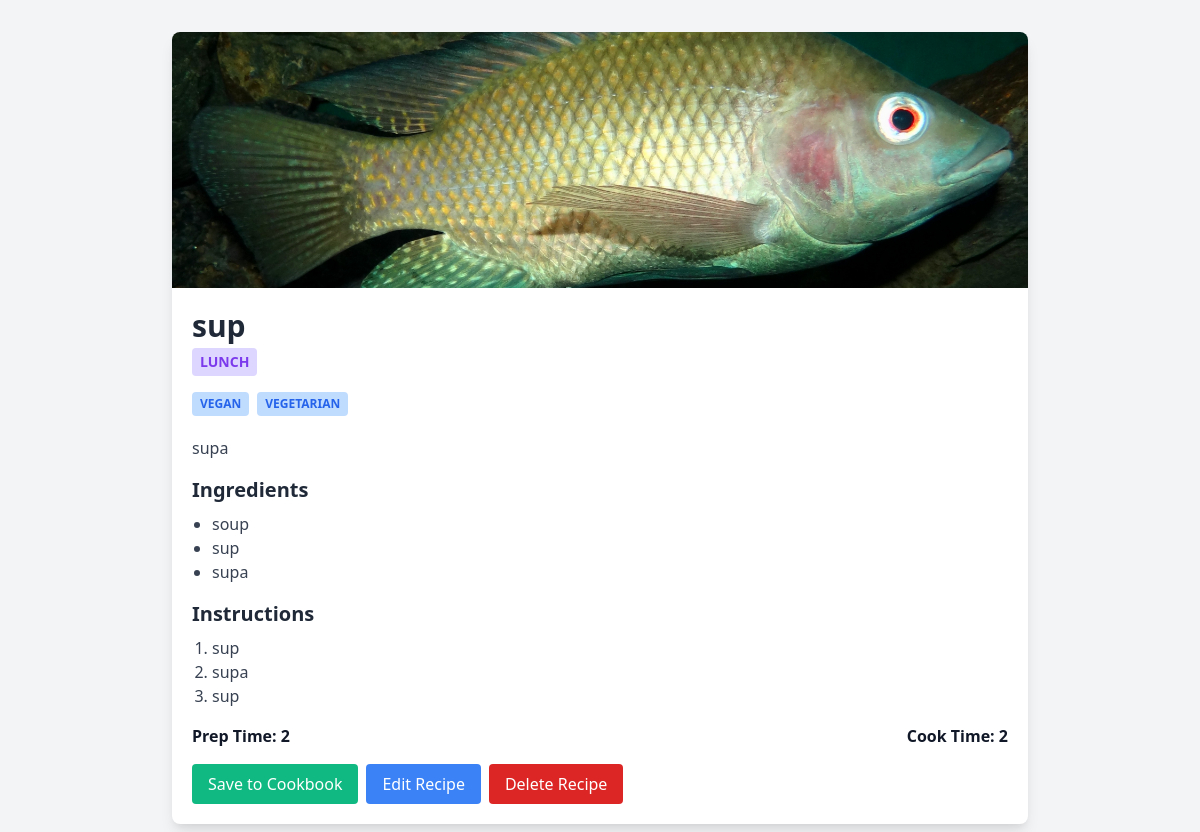
Page /recipe/sup (signed in) on the committed database.
### tables this page shows
CREATE TABLE recipe (
    recipe_id INTEGER PRIMARY KEY AUTOINCREMENT,
    recipe_name TEXT UNIQUE,
    Cuisine_ID TEXT,
    UserID INTEGER,
    recipe_description TEXT,
    prep_time INTEGER,  
    cook_time INTEGER,  
    recipe_image TEXT,  
    instructions TEXT,
    FOREIGN KEY(Cuisine_ID) REFERENCES cuisine(Cuisine_ID),
    FOREIGN KEY(UserID) REFERENCES users(Account_ID)
);

CREATE TABLE recipe_restrictions (
    recipe_name VARCHAR(80),
    RecRestriction VARCHAR(30),
    FOREIGN KEY(recipe_name) REFERENCES recipe(recipe_name),
    PRIMARY KEY (recipe_name, RecRestriction)
);

CREATE TABLE ingredients (
    recipe_name VARCHAR(80),
    ingredient_name VARCHAR(80),
    ingredient_type VARCHAR(30),
    FOREIGN KEY(recipe_name) REFERENCES recipe(recipe_name),
    PRIMARY KEY (recipe_name, ingredient_name)
);

### app.py (the view)
@app.route('/recipe/<slug>')
def view_recipe(slug):
    conn = get_db_connection()
    try:
        recipe_title = slug.replace("-", " ")
        recipe = conn.execute('SELECT * FROM recipe WHERE recipe_name = ?', (recipe_title,)).fetchone()
        ingredients = conn.execute('SELECT ingredient_name FROM ingredients WHERE recipe_name = ?', (recipe_title,)).fetchall()
        tags = conn.execute('SELECT RecRestriction FROM recipe_restrictions WHERE recipe_name = ?', (recipe_title,)).fetchall()
        if recipe:
            return render_template('recipe.html', recipe=recipe, ingredients=ingredients, tags=tags)
        else:
            return 'Recipe not found', 404
    finally:
        conn.close()

### app.py (called while the page is built)
def get_db_connection():
    conn = sqlite3.connect(DATABASE)
    conn.row_factory = sqlite3.Row
    return conn

### templates/recipe.html (shortened to what this page needs)
<!DOCTYPE html>
<html lang="en">
<head>
    <link href="https://cdn.jsdelivr.net/npm/tailwindcss@2.2.19/dist/tailwind.min.css" rel="stylesheet" />
</head>
<body class="bg-gray-100">
    <div class="max-w-4xl mx-auto px-5 py-8">
        <div class="bg-white rounded-lg shadow-lg overflow-hidden">
            <img src="/{{recipe.recipe_image}}" alt="{{ recipe.recipe_name }} Image" class="w-full h-64 object-cover object-center">
            <div class="p-5">
                <h2 class="text-3xl font-bold text-gray-800 mb-1">{{ recipe.recipe_name }}</h2>
                <span class="text-sm font-semibold inline-block py-1 px-2 uppercase rounded text-purple-600 bg-purple-200 mb-4">
                    {{ recipe.Cuisine_ID}}
                </span>
                <div class="flex flex-wrap mb-3">
                    {% for tag in tags %}
                    <span class="text-xs font-semibold inline-block py-1 px-2 uppercase rounded text-blue-600 bg-blue-200 mr-2 mb-2">
                        {{ tag.RecRestriction }}
                    </span>
                    {% endfor %}
                </div>
                <p class="text-gray-700 mb-4">{{ recipe.recipe_description }}</p>
                <div class="mb-4">
                    <h3 class="text-xl font-semibold text-gray-800 mb-2">Ingredients</h3>
                    <ul class="list-disc ml-5 text-gray-700">
                        {% for ingredient in ingredients %}
                        <li>{{ ingredient.ingredient_name }}</li>
                        {% endfor %}
                    </ul>
                </div>
                <div class="mb-4">
                    <h3 class="text-xl font-semibold text-gray-800 mb-2">Instructions</h3>
                    <ol class="list-decimal ml-5 text-gray-700">
                        {% for step in recipe.instructions.split('\n') %}
                        <li>{{ step }}</li>
                        {% endfor %}
                    </ol>
                </div>
                <div class="flex justify-between items-center mt-4">
                    <span class="text-gray-900 font-bold">Prep Time: {{ recipe.prep_time }}</span>
                    <span class="text-gray-900 font-bold">Cook Time: {{ recipe.cook_time }}</span>
                </div>
                <div class="flex space-x-2 mt-4">
                    <button id="cookbookButton" onclick="toggleCookbook('{{ recipe.recipe_name | replace(' ', '-') }}')" class="px-4 py-2 bg-green-500 hover:bg-green-700 text-white rounded">Save to Cookbook</button>
                    {% if session['user_id'] == recipe.UserID or session.get('is_admin', False) %}
                    <button onclick="location.href='/edit-recipe/{{ recipe.recipe_name | replace(' ', '-') }}';" class="px-4 py-2 bg-blue-500 hover:bg-blue-700 text-white rounded">Edit Recipe</button>
                    <button onclick="deleteRecipe('{{ recipe.recipe_name | replace(' ', '-') }}')" class="px-4 py-2 bg-red-600 hover:bg-red-800 text-white rounded">Delete Recipe</button>
                    {% endif %}
                </div>
            </div>
        </div>
    </div>
</body>
</html>

### rows in the picture
recipe: recipe_image (picture), recipe_name "sup", Cuisine_ID "LUNCH", recipe_description "supa", prep_time "2", cook_time "2"
recipe_restrictions: RecRestriction "VEGAN"
recipe_restrictions: RecRestriction "VEGETARIAN"
ingredients: ingredient_name "soup"
ingredients: ingredient_name "sup"
ingredients: ingredient_name "supa"

### other values in the picture
{{ step }} "sup" "supa" "sup"
